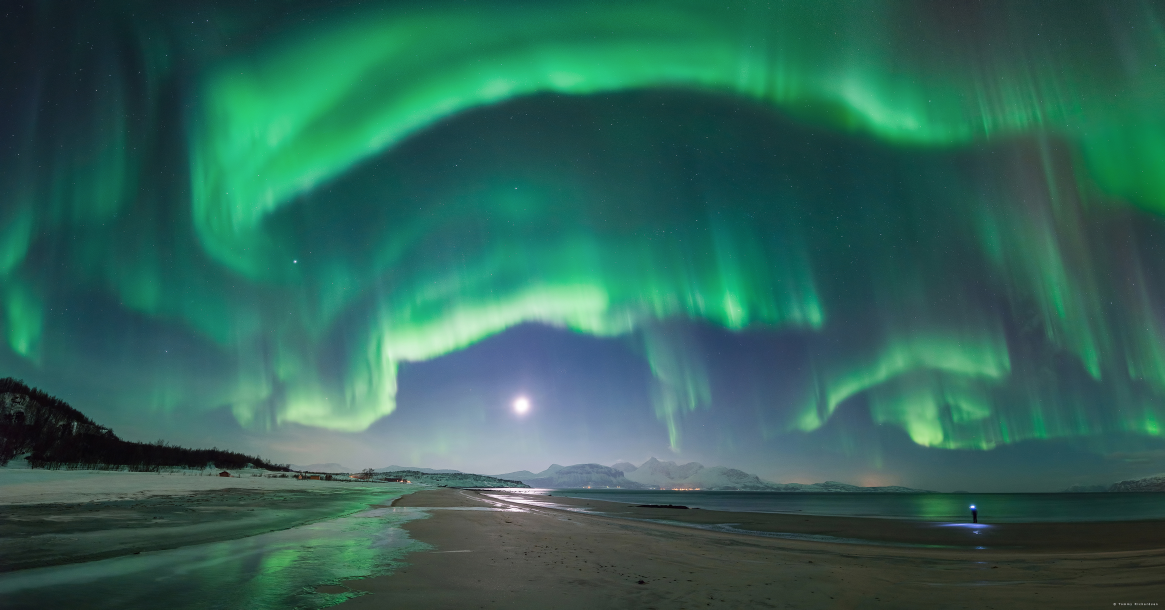
#> input picture images/aurora.jpg, 2330 x 1220 px (shown at 1/2 size)
$ python Images_02_Red_and_Yellow_Paper.py   (Python 2 division)
#> lines starting #> are read from the running program, lines starting #| are printed output that depends on the picture; after the words box and inside, x2 and y2 are one past the last pixel; in counts of white or black regions, pixels touching at a corner belong together
'''
    EYW II Unit 3 Exploring Images

    File: Images_02_Red_and_Yellow_Paper.py
    Date: 10/24/17
    Author: Alfredo Salazar
    Version: 1.0

'''

import cv2
import numpy as np

# Ask for name of image
print ""
imgname = raw_input("Filename of image? ")
#> the answer given: images/aurora.jpg
print ""

# Read in the image, but in greyscale, to a variable
gImg = cv2.imread(imgname, 0)
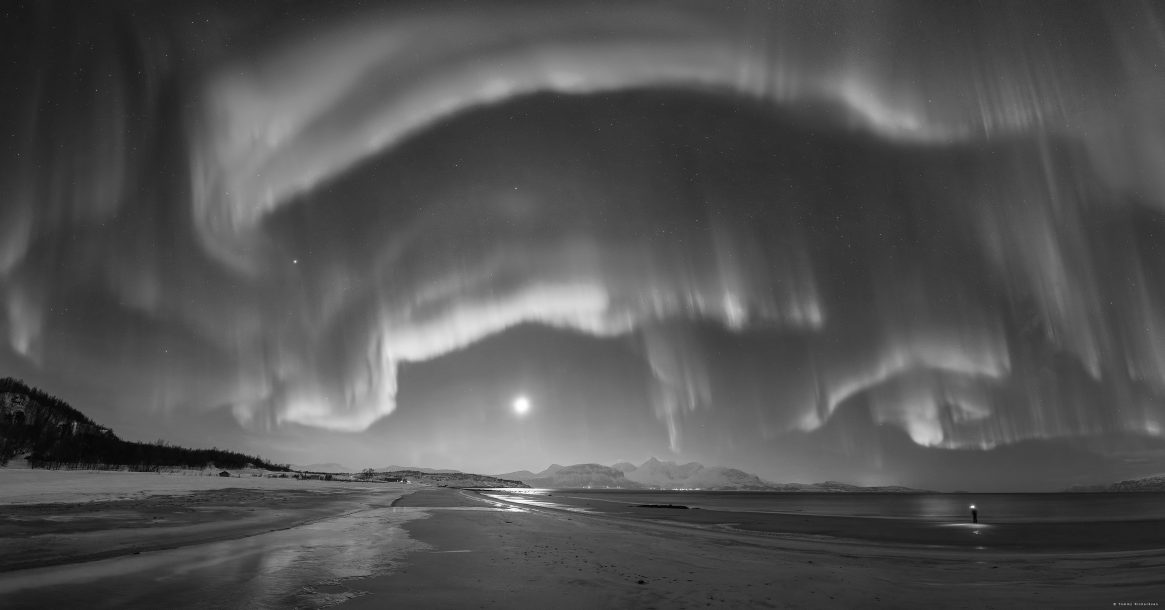
#> gImg: shape (1220, 2330) (shown at 1/2 size); min 0, max 255, mean 82.8

# Get resolution of image
length = np.size(gImg, 0)
#> length = 1220
width = np.size(gImg, 1)
#> width = 2330

# Create red image and yellow image
redImg = np.zeros((length, width, 3), np.uint8)
yellowImg = np.zeros((length, width, 3), np.uint8)

# Set red and yellow image to their respective colors
redImg [:] = [0, 0, 255]
yellowImg [:] = [0, 255, 255]

# Test out red and yellow images
print "Color value of redImg at 50, 50: ", redImg[50, 50]
print "Color value of yellowImg at 50, 50: ", yellowImg[50, 50]

# Change the greyscale image to a 3 channel image
gCImg = cv2.cvtColor(gImg, cv2.COLOR_GRAY2BGR)

# Test out BGR value of greyscale converted image
print ""
print "Color value of gCImg at 50, 50: ", gCImg[50, 50]
#| Color value of gCImg at 50, 50:  [26 26 26]
print "Color value of gCImg at 12, 76: ", gCImg[12, 76]
#| Color value of gCImg at 12, 76:  [30 30 30]
print "Color value of gCImg at 137, 15: ", gCImg[137, 15]
#| Color value of gCImg at 137, 15:  [30 30 30]

# Define color ranges for red and yellow
lower_r = [0, 0, 0]
upper_r = [127, 127, 127]
lower_y = [128, 128, 128]
upper_y = [255, 255, 255]

# Define the color ranges as unsigned integers
lower_r = np.array(lower_r, dtype = "uint8")
upper_r = np.array(upper_r, dtype = "uint8")
lower_y = np.array(lower_y, dtype = "uint8")
upper_y = np.array(upper_y, dtype = "uint8")

# Create masks for the red and yellow ranges
maskRed = cv2.inRange(gCImg, lower_r, upper_r)
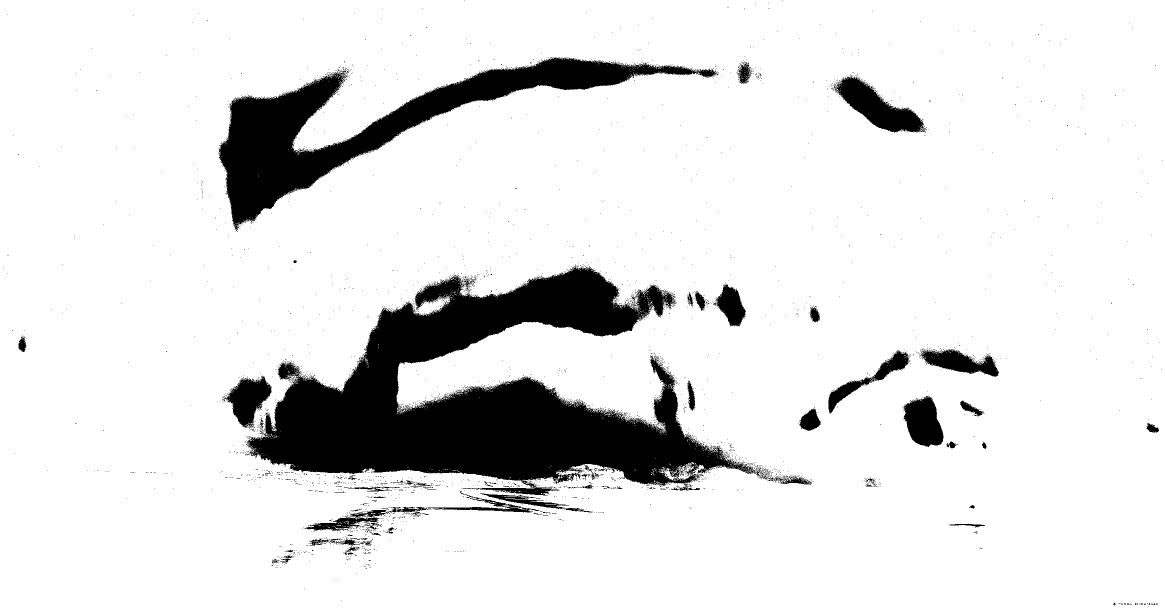
#> maskRed: shape (1220, 2330) (shown at 1/2 size); 88.6% white; 2947 black regions (2883 under 20 px), largest, box (x1, y1, x2, y2) and area: (492, 529, 1540, 991) 199866, (437, 114, 1436, 462) 73990, (1668, 150, 1851, 265) 8707
maskYellow = cv2.inRange(gCImg, lower_y, upper_y)
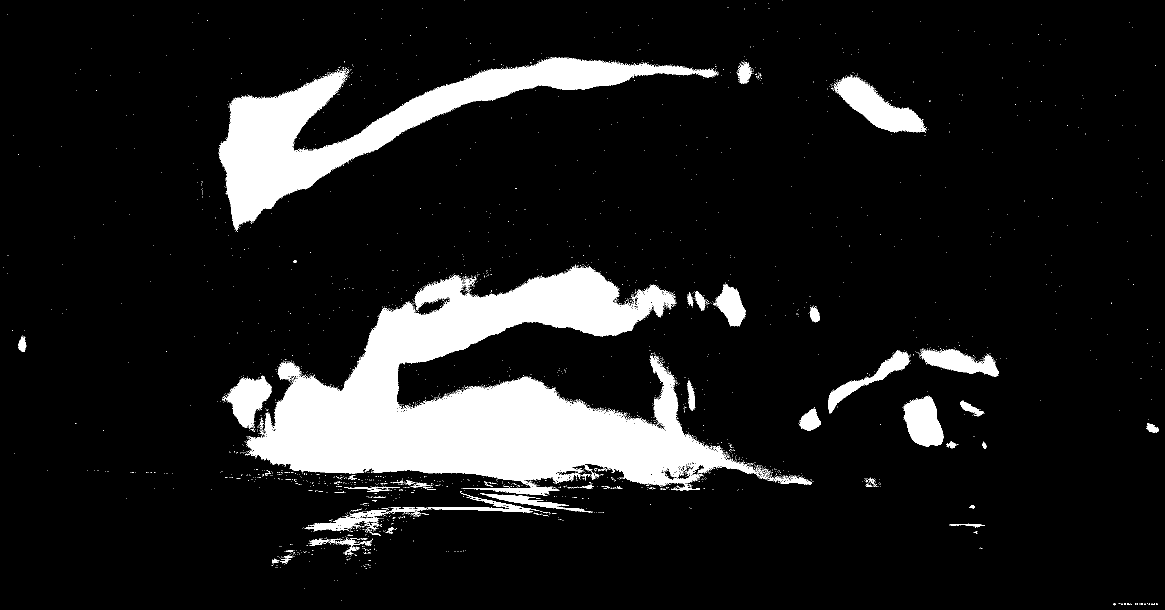
#> maskYellow: shape (1220, 2330) (shown at 1/2 size); 11.4% white; 2947 white regions (2883 under 20 px), largest, box (x1, y1, x2, y2) and area: (492, 529, 1540, 991) 199866, (437, 114, 1436, 462) 73990, (1668, 150, 1851, 265) 8707

# Apply masks to the papers, creating red and yellow parts
filteredRed = cv2.bitwise_and(redImg, redImg, mask = maskRed)
filteredYellow = cv2.bitwise_and(yellowImg, yellowImg, mask = maskYellow)
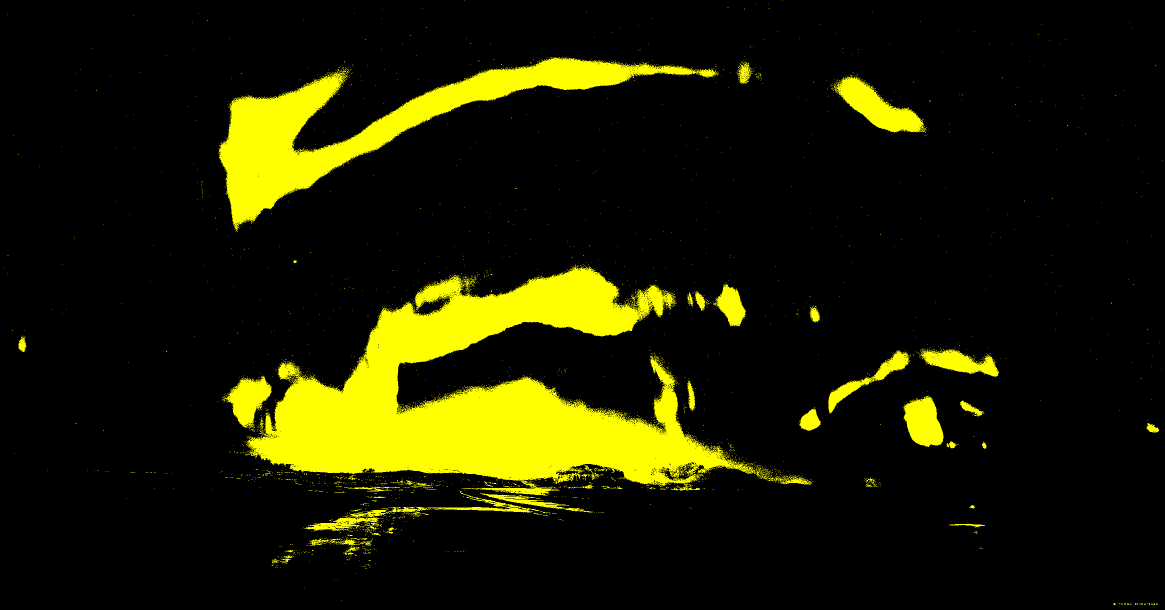
#> filteredYellow: shape (1220, 2330, 3) (shown at 1/2 size); mean of channels 0, 1, 2 0, 29.1, 29.1; drawn as B, G, R
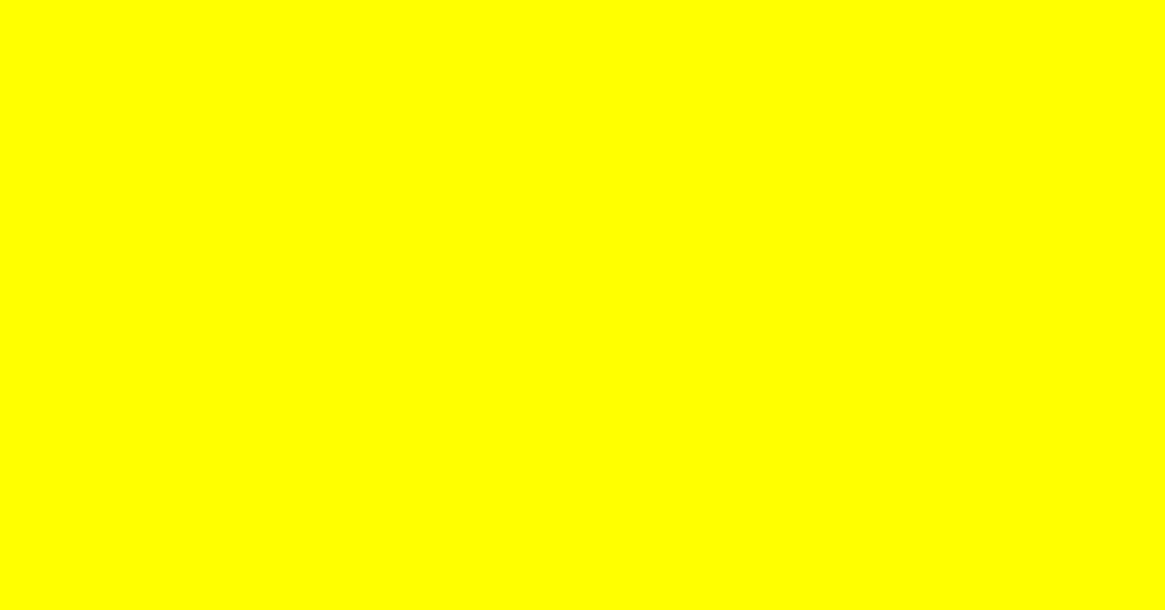
#> yellowImg: shape (1220, 2330, 3) (shown at 1/2 size); mean of channels 0, 1, 2 0, 255, 255; drawn as B, G, R

# Combine the red and yellow parts to generate a complete two-color image
fImg = cv2.bitwise_or(filteredYellow, filteredRed, mask = None)
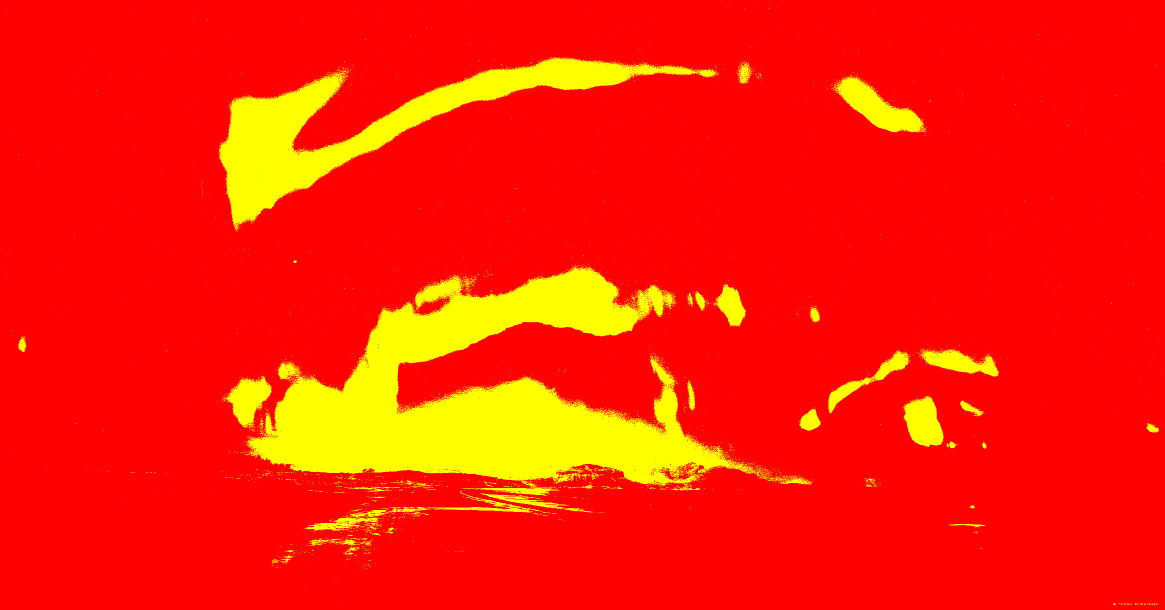
#> fImg: shape (1220, 2330, 3) (shown at 1/2 size); mean of channels 0, 1, 2 0, 29.1, 255; drawn as B, G, R

# Create windows to display the images in them
cv2.namedWindow("Images", cv2.WINDOW_NORMAL)

# Ask for desired resolution of window
print ""
#> (the run stopped early here; a loop or call above may not have finished)

$ run again, on images/carl2.jpg
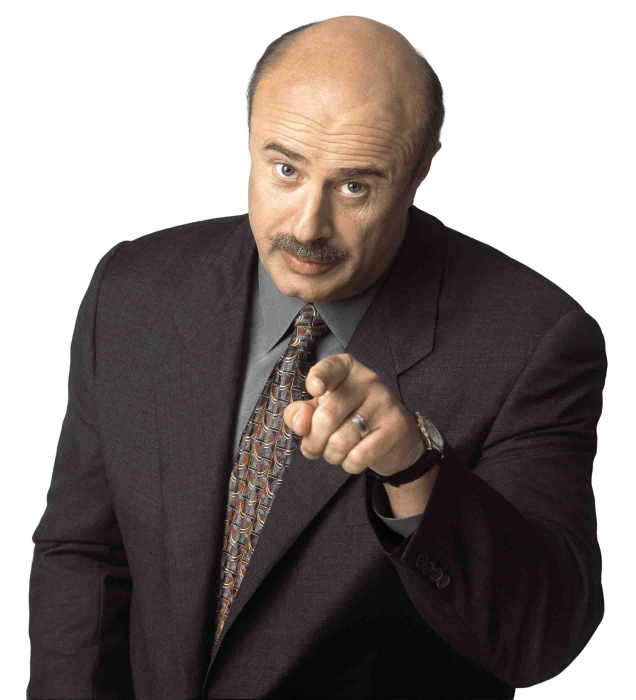
#> input picture images/carl2.jpg, 1908 x 2100 px (shown at 1/3 size)
#> length = 2100
#> width = 1908
#| Color value of gCImg at 50, 50:  [255 255 255]
#| Color value of gCImg at 12, 76:  [255 255 255]
#| Color value of gCImg at 137, 15:  [255 255 255]
#> `maskRed = cv2.inRange(gCImg, lower_r, upper_r)`:
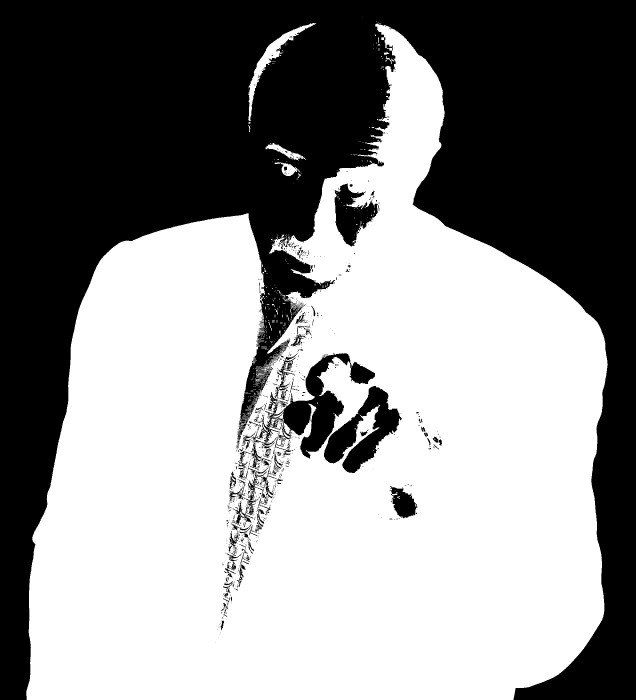
#> maskRed: shape (2100, 1908) (shown at 1/3 size); 55.3% white; 1070 black regions (926 under 20 px), largest, box (x1, y1, x2, y2) and area: (0, 0, 1908, 2100) 1696513, (754, 1060, 1125, 1376) 31873, (972, 1158, 1205, 1419) 24949
#> `fImg = cv2.bitwise_or(filteredYellow, filteredRed, mask = None)`:
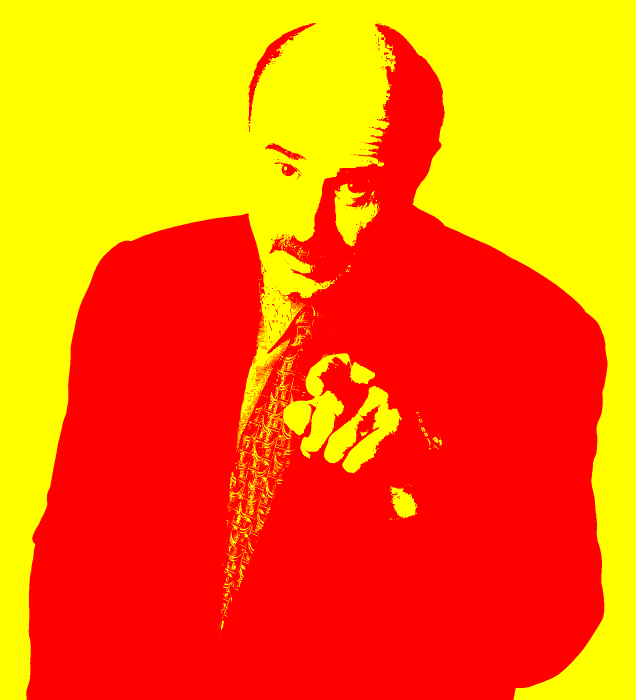
#> fImg: shape (2100, 1908, 3) (shown at 1/3 size); mean of channels 0, 1, 2 0, 114.1, 255; drawn as B, G, R
